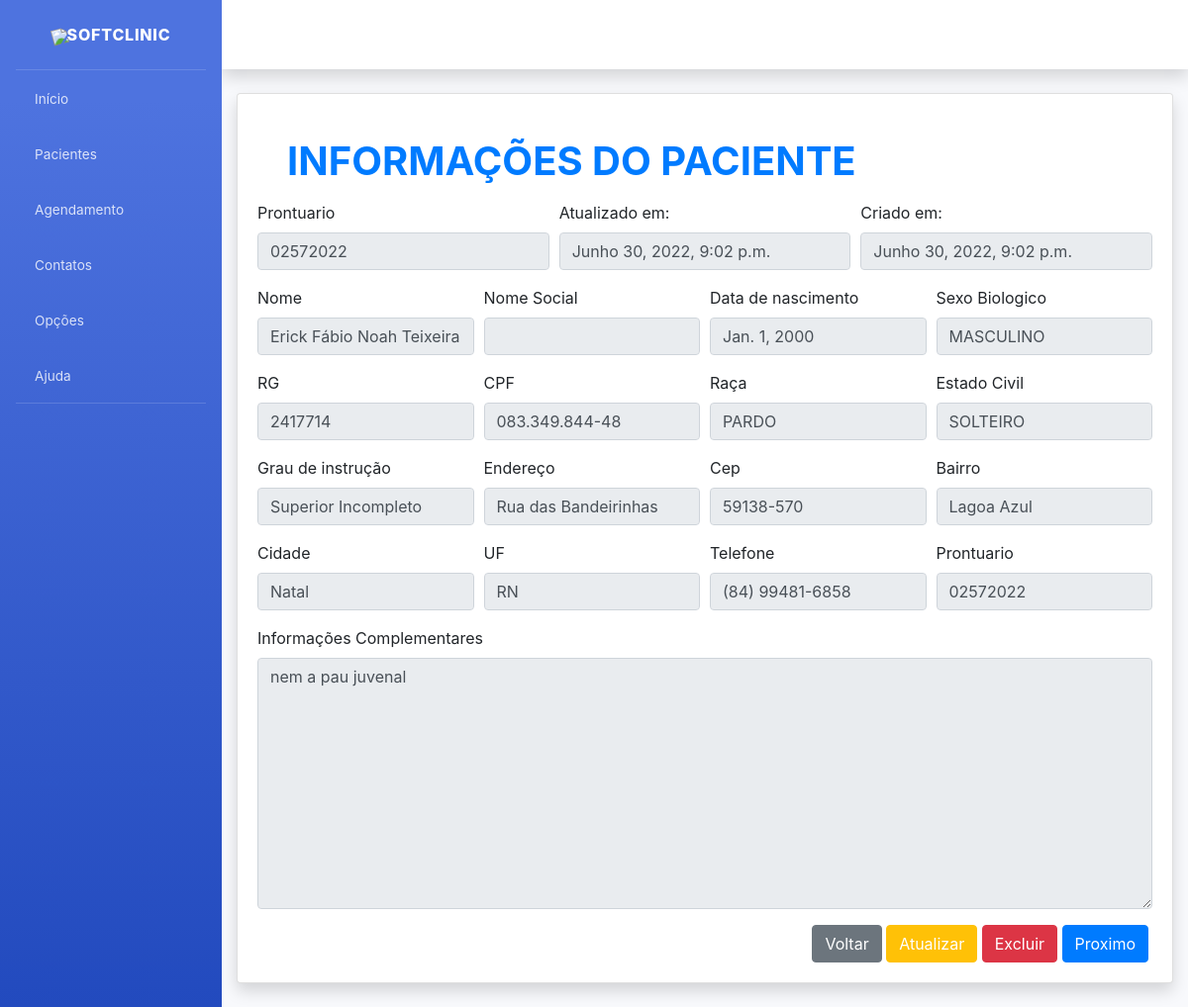
The page /pacientes/detalhes/2/ (signed in) on the database as committed earlier.
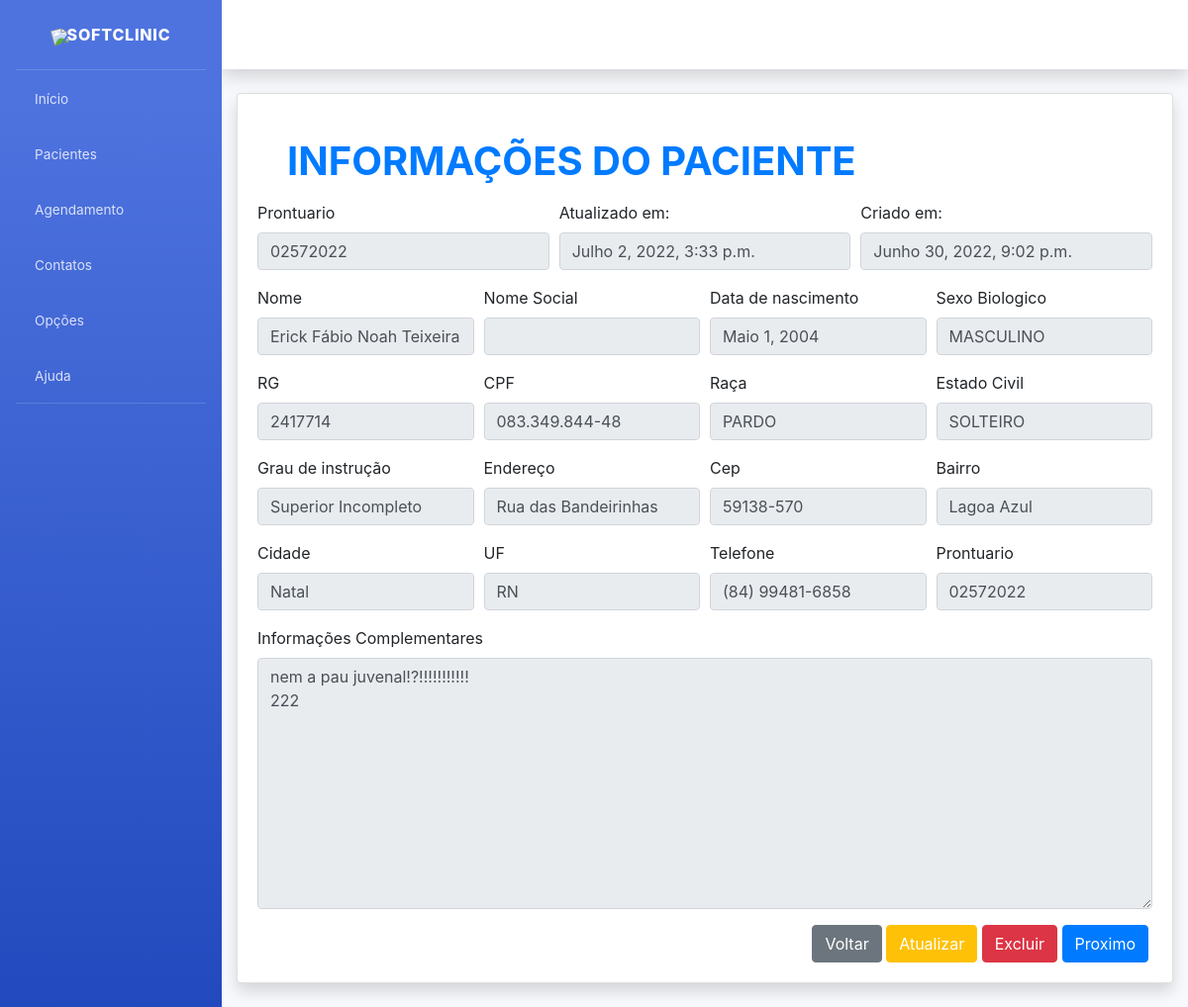
The same page on the database as committed later.
### pacientes/models.py (models this page shows, shortened)
class Paciente(models.Model):
    created_at = models.DateTimeField(auto_now_add=True)
    updated_at = models.DateTimeField(auto_now=True)
    nome = models.CharField(verbose_name="Nome", max_length=200)
    nome_social = models.CharField(verbose_name="Nome Social", max_length=200, blank=True)
    data_nascimento = models.DateField(verbose_name="Data de Nascimento", auto_now=False, auto_now_add=False)
    sexo_biologico = models.CharField(verbose_name="Sexo Biologico", max_length=200, blank=True)
    rg = models.CharField(verbose_name="RG", max_length=200, blank=True)
    cpf = models.CharField(verbose_name="CPF", max_length=200)
    raca = models.CharField(verbose_name="Raça", max_length=200)
    estado_civil = models.CharField(verbose_name="Estado Civil", max_length=200)
    grau_instrucao = models.CharField(verbose_name="Grau de Instrução", max_length=200)
    endereco = models.CharField(verbose_name="Endereço", max_length=200)
    cep = models.CharField(verbose_name="CEP", max_length=200)
    bairro = models.CharField(verbose_name="Bairro", max_length=200)
    cidade = models.CharField(verbose_name="Cidade", max_length=200)
    uf = models.CharField(verbose_name="UF", max_length=2)
    telefone_celular = models.CharField(verbose_name="Telefone Celular", max_length=200)
    informacoes_complementares = models.TextField(verbose_name="Informações Complementares")

### prontuario/models.py (models this page shows)
class Prontuario(models.Model):
    paciente = models.OneToOneField(Paciente, on_delete=models.CASCADE)
    num_prontuario = models.CharField("NumProntuario", max_length=200)
    def __str__(self):
        return self.num_prontuario

### pacientes/views.py (the view)
# urls.py: path("pacientes/detalhes/<int:pk>/", paciente_detalhes, name="paciente_detalhes"),
@login_required
def paciente_detalhes(request, pk=None):
    instance = Paciente.objects.get(pk=pk)
    prontuario = Prontuario.objects.get(pk=pk)
    context = {
            'object': instance,
            'prontuario': prontuario,
    }
    return render(request, 'pacientes/paciente_detalhes2.html', context)

### pacientes/templates/pacientes/paciente_detalhes2.html (shortened to what the changed rows need)
{% extends "pacientes/base.html" %}
{% load static %}
{% load crispy_forms_tags %}
{% block content %}
<div class="container">
    <div class="card shadow mb-4">
        <div class="card-body"><br>
            <h1 class="mb-3 text-primary">
                <b>INFORMAÇÕES DO PACIENTE</b>
            </h1>
            <form>
                <div class="form-row">
                   <div class="form-group col-md-4">
                        <label>Prontuario</label>
                        <input type="text" class="form-control" value="{{ object.prontuario }}" disabled>
                    </div>
                   <div class="form-group col-md-4">
                        <label>Atualizado em:</label>
                        <input type="text" class="form-control" value="{{ object.updated_at}}"  disabled>
                   </div>
                   <div class="form-group col-md-4">
                        <label>Criado em:</label>
                        <input type="text" class="form-control" value="{{ object.created_at}}"  disabled>
                   </div>
                </div>
                <div class="form-row">
                    <div class="form-group col-md-3">
                        <label>Nome</label>
                        <input type="text" class="form-control" value="{{ object.nome}}" name="nome" disabled>
                    </div>
                    <div class="form-group col-md-3">
                        <label>Data de nascimento</label>
                        <input type="text" class="form-control" value="{{ object.data_nascimento }}" disabled>
                    </div>
                    <div class="form-group col-md-3">
                        <label>Sexo Biologico</label>
                        <input type="text" class="form-control" value="{{ object.sexo_biologico }}" disabled>
                    </div>
                </div>
                <div class="form-row">
                    <div class="form-group col-md-3">
                        <label>RG</label>
                        <input type="text" class="form-control" value="{{ object.rg}}" disabled>
                    </div>
                    <div class="form-group col-md-3">
                        <label>CPF</label>
                        <input type="text" class="form-control" value="{{ object.cpf }}" disabled>
                    </div>
                    <div class="form-group col-md-3">
                        <label>Raça</label>
                        <input type="text" class="form-control" value="{{ object.raca}}" disabled>
                    </div>
                    <div class="form-group col-md-3">
                        <label>Estado Civil</label>
                        <input type="text" class="form-control" value="{{ object.estado_civil }}" disabled>
                    </div>
                </div>
                <div class="form-row">
                    <div class="form-group col-md-3">
                        <label>Grau de instrução</label>
                        <input type="text" class="form-control" value="{{ object.grau_instrucao }}" disabled>
                    </div>
                    <div class="form-group col-md-3">
                        <label>Endereço</label>
                        <input type="text" class="form-control" value="{{ object.endereco }}" disabled>
                    </div>
                    <div class="form-group col-md-3">
                        <label>Cep</label>
                        <input type="text" class="form-control" value="{{ object.cep}}" disabled>
                    </div>
                    <div class="form-group col-md-3">
                        <label>Bairro</label>
                        <input type="text" class="form-control" value="{{ object.bairro }}" disabled>
                    </div>
                </div>
                <div class="form-row">
                    <div class="form-group col-md-3">
                        <label>Cidade</label>
                        <input type="text" class="form-control" value="{{ object.cidade }}" disabled>
                    </div>
                    <div class="form-group col-md-3">
                        <label>UF</label>
                        <input type="text" class="form-control" value="{{ object.uf }}" disabled>
                    </div>
                    <div class="form-group col-md-3">
                        <label>Telefone</label>
                        <input type="text" class="form-control" value="{{ object.telefone_celular }}" disabled>
                    </div>
                    <div class="form-group col-md-12">
                        <label>Informações Complementares</label>
                        <textarea type="textarea" cols="40" rows="10" class="textarea form-control" value="{{ object.informacoes_complementares }}" disabled>{{ object.informacoes_complementares }}</textarea>
                    </div>
                </div>
            </form>
        </div>
    </div>
</div>
</div>
{% endblock content %}

Rows that differ between the two databases and show on the page:
changed Paciente "Erick Fábio Noah Teixeira": updated_at "Junho 30, 2022, 9:02 p.m." → "Julho 2, 2022, 3:33 p.m."; data_nascimento "Jan. 1, 2000" → "Maio 1, 2004"; informacoes_complementares "nem a pau juvenal" → "nem a pau juvenal!?!!!!!!!!!!! 222"
